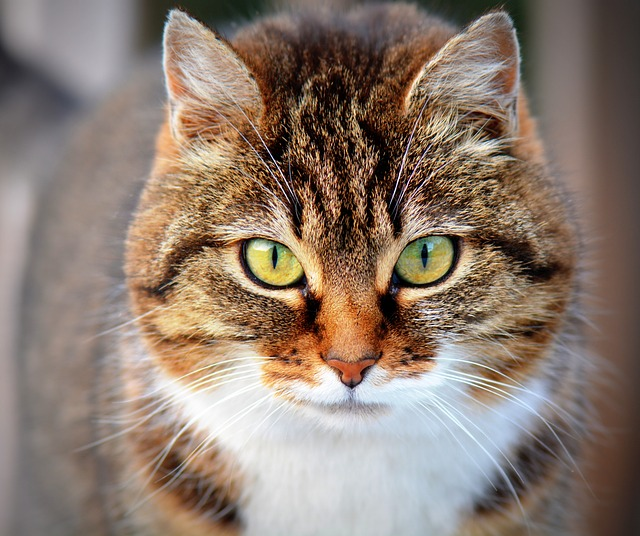
//> input picture Img/cat.jpg, 640 x 536 px
$ ./Main   (built with g++ and OpenCV 4)
//> lines starting //> are read from the running program, lines starting //| are printed output that depends on the picture; after the words box and inside, x2 and y2 are one past the last pixel; in counts of white or black regions, pixels touching at a corner belong together
//> further down, img is the input picture: 536 rows x 640 cols, CV_8UC3; mean B, G, R 111.5, 123.5, 140.5
### LineExtraction.h
#ifndef LINE_EXTRACTION
#define LINE_EXTRACTION

#include <iostream>
#include <fstream>
#include <vector>
#include <string>
#include <cmath>
#include <opencv2\opencv.hpp>

using namespace std;
using namespace cv;

void showMinMaxVal(Mat m, string s=""){
	double vmin, vmax;
	Point pmin, pmax;
	minMaxLoc(m, &vmin, &vmax, &pmin, &pmax);
	cout << s << vmin << "\t" << vmax << endl;
}

namespace npr{

	struct param{
		int ksize;
		double sigma_m;
		double sigma_c;
		double sigma_s;
		double lo;
		double tau;
		double phi;

		explicit param(int ks = 5, double sm = 3.0, double sc = 1.0, double ss = 1.6, double l = 0.99, double t = 0.85, double p = 10.0){
			ksize = ks;
			sigma_m = sm;
			sigma_c = sc;
			sigma_s = ss;
			lo = l;
			tau = t;
			phi = p;
		};
	};

	cv::Mat FGaussian(cv::Mat src, cv::Mat t, const int ksize, const double sigma_s, const double sigma_t);
	cv::Mat FDoG(cv::Mat src, cv::Mat t, param p);
	cv::Mat FDoG_myVer(cv::Mat src, cv::Mat t, param p);
	cv::Mat FDoG(cv::Mat src, cv::Mat t, param p, int iterations);

	///Implementation
	Mat FGaussian(cv::Mat src, cv::Mat t, const int ksize, const double sigma_s, const double sigma_t){
		const int rows = src.rows;
		const int cols = src.cols;
		const int L = 1.5*ksize;

		const double sigma_s2 = sigma_s*sigma_s;
		const double sigma_t2 = sigma_t*sigma_t;
		Mat out(rows, cols, CV_32F, Scalar(0));

		//Gaussian perpendicular to tangent
		Mat tmp = out.clone();
		for (int r = 0; r < rows; r++){
			for (int c = 0; c < cols; c++){
				Vec2f gi = t.at<Vec2f>(r, c);
				gi = Vec2f(gi[1], -gi[0]);
				double weight = 0;
				//move along gi
				for (int t = -ksize; t <= ksize; t++){
					int x = static_cast<int>(c + gi[0] * t);
					int y = static_cast<int>(r + gi[1] * t);
					if (x < 0 || x >= cols || y < 0 || y >= rows)
						continue;
					double w = exp(-t*t / sigma_t2);
					weight += w;
					tmp.at<float>(r, c) += static_cast<float>(w*src.at<float>(y, x));
				}
				tmp.at<float>(r, c) /= weight;
			}
		}

		//Gaussian along tangent
		for (int r = 0; r < rows; r++){
			for (int c = 0; c < cols; c++){
				double weight = 0;
				//two direction
				for (int d = -1; d <= 1; d += 2){
					int l = 0;
					Vec2f ti = d * t.at<Vec2f>(r, c);
					Point cpt(c, r);
					while (++l < L){
						int px = static_cast<int>(round(cpt.x));
						int py = static_cast<int>(round(cpt.y));
						if (px < 0 || px >= cols || py<0 || py>=rows)
							break;

						double w = exp(-l*l / sigma_s2);
						weight += w;
						out.at<float>(r, c) += static_cast<double>(w*tmp.at<float>(py, px));

						//move to next point
						Vec2f v = d * t.at<Vec2f>(py, px);
						if (v == Vec2f(0, 0))
							break;

						//Check the direction by dot product, not sure if necessary
						//cpt += v.dot(ti) > 0 ? Point2d(v[0], v[1]) : -Point2d(v[0], v[1]);
						cpt = Point(round(px + v[0]), round(py + v[1]));
					}
				}
				//if (weight != 0)
					out.at<float>(r, c) /= weight;
				//else
				//	out.at<float>(r, c) = tmp.at<float>(r, c);
			}
		}

		return out;
	}

	cv::Mat FDoG(cv::Mat src, cv::Mat t, param p){
		const int rows = src.rows;
		const int cols = src.cols;
		Mat out(rows, cols, CV_32F, Scalar(1.0));

		cout << p.sigma_c << "\t" << p.sigma_s << endl;
		Mat g1 = npr::FGaussian(src, t, p.ksize, p.sigma_m, p.sigma_c);
		Mat g2 = npr::FGaussian(src, t, p.ksize, p.sigma_m, p.sigma_s);

		Mat d = g1 - p.lo*g2;
		cout << d.depth() << endl;
		showMinMaxVal(d, "npr::seperateVer: ");
		//Mat tmp_h;
		//normalize(d, tmp_h, 0.0, 1.0, CV_MINMAX);
		//imshow("seperate", tmp_h);

		threshold(d, d, 0, 0, THRESH_TRUNC);
		normalize(d, d, -CV_PI, 0.0, CV_MINMAX);

		for (int r = 0; r < rows; r++){
			float* p1 = g1.ptr<float>(r);
			float* p2 = g2.ptr<float>(r);
			for (int c = 0; c < cols; c++){
				double diff = p1[c] - p.lo*p2[c];
				if (diff < 0 && (1 + tanh(d.at<float>(r,c))) < 0.7)
					out.at<float>(r, c) = 0;
			}
		}

		return out;
	}

	cv::Mat FDoG_myVer(cv::Mat src, cv::Mat t, param p){
		const int rows = src.rows;
		const int cols = src.cols;

		//const double alpha = p.sigma_m * 3.0;
		//const double beta = p.sigma_s * 3.0;
		const double alpha = 5*1.5;
		const double beta = 5;

		const double sigma_m2 = 2 * p.sigma_m*p.sigma_m;
		const double sigma_c2 = 2 * p.sigma_c*p.sigma_c;
		const double sigma_s2 = 2 * p.sigma_s*p.sigma_s;
		const double g_sigma_m = 1.0 / (sqrt(2.0*CV_PI)*p.sigma_m);
		const double g_sigma_c = 1.0 / (sqrt(2.0*CV_PI)*p.sigma_c);
		const double g_sigma_s = 1.0 / (sqrt(2.0*CV_PI)*p.sigma_s);

		//Gaussian along gradient
		Mat tmp(rows, cols, CV_32F, Scalar(0));
		for (int r = 0; r < rows; r++){
			for (int c = 0; c < cols; c++){
				Vec2f ti = t.at<Vec2f>(r, c);
				Vec2f gi(ti[1], -ti[0]);
				double g1 = 0, g2 = 0;
				double weight1 = 0, weight2 = 0;
				//d for direction
				for (int d = -1; d <= 1; d += 2){
					Point2d cpt(c, r);
					for (int i = 0; i < beta; i++){
						int px = round(cpt.x);
						int py = round(cpt.y);
						if (px < 0 || py < 0 || px >= cols || py >= rows)
							break;

						double w = g_sigma_c*exp(-(i*i) / sigma_c2);
						double w2 = g_sigma_s*exp(-(i*i) / sigma_s2);
						//w = w - p.lo*w2;
						if (d == 1 && px == c && py == r);
						else{
							//tmp.at<float>(r, c) += src.at<float>(py, px) * w;
							g1 += src.at<float>(py, px) * w;
							g2 += src.at<float>(py, px) * w2;
							weight1 += w;
							weight2 += w2;
						}
						if (gi == Vec2f(0, 0))
							break;

						Point2d npt = cpt + d*Point2d(gi[0], gi[1]);
						// [7 lines of commented-out code are left out]

						cpt = npt;
					}
				}
				tmp.at<float>(r, c) = g1 / weight1 - p.lo*g2 / weight2;
			}
		}

		//Gaussian along tangent
		Mat h(rows, cols, CV_32F, Scalar(0));
		for (int r = 0; r < rows; r++){
			for (int c = 0; c < cols; c++){
				double weight = 0;
				for (int d = -1; d <= 1; d += 2){
					Point2d cpt(c, r);
					for (int i = 0; i < alpha; i++){
						int px = round(cpt.x);
						int py = round(cpt.y);
						if (px < 0 || py < 0 || px >= cols || py >= rows)
							break;

						//if (d != 1 || cpt == Point2d(c, r)){
							double w = g_sigma_m * exp(-i*i / sigma_m2);
							if (d == 1 && px == c && py == r);
							else{
								h.at<float>(r, c) += tmp.at<float>(py, px) * w;
								weight += w;
							}
						//}

						Vec2f ti = t.at<Vec2f>(py, px);
						if (ti == Vec2f(0, 0))
							break;

						Point2d npt = cpt + d*Point2d(ti[0], ti[1]);
						// [7 lines of commented-out code are left out]

						cpt = npt;
					}
				}
				h.at<float>(r, c) /= weight;
			}
		}

		// [5 lines of commented-out code are left out]
		threshold(h, h, 0, 0, THRESH_TRUNC);
		normalize(h, h, -CV_PI, 0.0, CV_MINMAX);

		Mat edge(rows, cols, CV_32F, Scalar(1.0));
		for (int r = 0; r < rows; r++){
			float* ph = h.ptr<float>(r);
			for (int c = 0; c < cols; c++){
				if (ph[c] < 0 && (1 + tanh(ph[c])) < p.tau)
					edge.at<float>(r, c) = 0;
			}
		}
		return edge;
	}

	cv::Mat FDoG(cv::Mat src, cv::Mat t, param p, int iterations){
		const int rows = src.rows;
		const int cols = src.cols;

		npr::param mp;
		Mat tmp = src.clone();
		Mat edge;
		while (iterations--){
			edge = npr::FDoG_myVer(tmp, t, p);
			//edge = npr::FDoG(tmp, t, p);
			for (int r = 0; r < rows; r++){
				for (int c = 0; c < cols; c++){
					if (edge.at<float>(r, c) == 0)
						tmp.at<float>(r, c) = 0;
				}
			}
			imshow("iterations", edge);
			waitKey();
		}

		return edge;
	}
}

#endif

### Main.cpp
#include <iostream>
#include <fstream>
#include <vector>
#include <string>
#include <opencv2\opencv.hpp>

#include "LIC.h"
#include "LineExtraction.h"

using namespace std;
using namespace cv;

//#define DBG

//Tools
// [23 lines left out: function LICImage, not called in this run]

//Edge tangent filter
//Input a gray image (L channel of Lab Image)
//ETF for t times
Mat ETF(Mat& src, int t){
//> called with t = 3
	//Initialize
	Mat g0x, g0y;
	vector<vector<float>> g0m(src.rows, vector<float>(src.cols));
	Sobel(src, g0x, CV_32F, 1, 0, 3, 1, 0, BORDER_DEFAULT);
	Sobel(src, g0y, CV_32F, 0, 1, 3, 1, 0, BORDER_DEFAULT);

#ifdef DBG
	Mat g0x_abs, g0y_abs;
	convertScaleAbs(g0x, g0x_abs);
	convertScaleAbs(g0y, g0y_abs);
	imshow("g0x", g0x_abs);
	imshow("g0y", g0y_abs);
	waitKey();
	destroyWindow("g0x");
	destroyWindow("g0y");
#endif

	vector<vector<Vec2d>> t0(src.rows, vector<Vec2d>(src.cols));
	Mat g0mImg(src.size(), CV_32F);
	for (int r = 0; r < src.rows; r++){
		float* pgx = g0x.ptr<float>(r);
		float* pgy = g0y.ptr<float>(r);
		float* pgm = g0mImg.ptr<float>(r);
		for (int c = 0; c < src.cols; c++){
			Vec2d g(pgx[c], pgy[c]);
			float gm = norm(g);
			g0m[r][c] = gm;
			pgm[c] = g0m[r][c];
			if (gm > 0)
				g /= gm;
			//rotate gradient vector 90 degree
			t0[r][c][0] = -g[1];
			t0[r][c][1] = g[0];
		}
	}
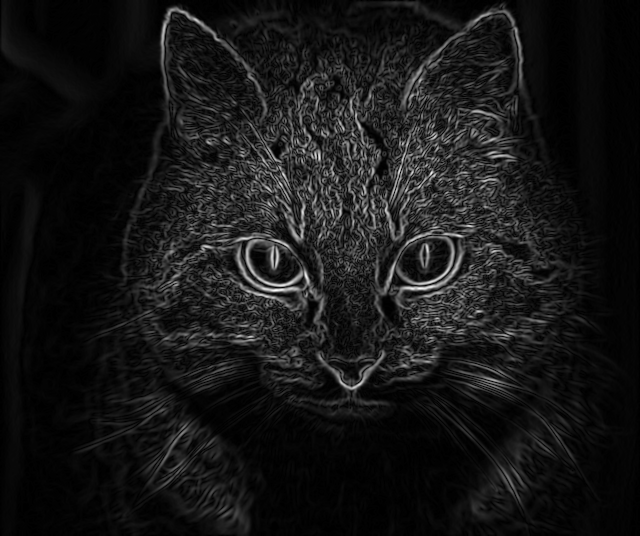
//> g0mImg: 536 rows x 640 cols, CV_32FC1; min 0, max 505.6, mean 45.3; drawn with min black and max white
	normalize(g0mImg, g0mImg, 0.0, 1.0, NORM_MINMAX);
	for (int r = 0; r < src.rows; r++){
		float* p = g0mImg.ptr<float>(r);
		for (int c = 0; c < src.cols; c++)
			g0m[r][c] = p[c];
	}

#ifdef DBG
	imshow("g0m", g0mImg);
	waitKey();
	destroyWindow("g0m");
	//LICImage(t0, src.cols, src.rows, g0m);
#endif

	//Filter for t times
	//windows size
	const int ws = 2;
	vector<vector<Vec2d>> t1(src.rows, vector<Vec2d>(src.cols));
	for (int i = 0; i < t; i++){
		for (int r = 0; r < src.rows; r++){
			for (int c = 0; c < src.cols; c++){
				int r0 = max(0, r - ws);
				int r1 = min(src.rows - 1, r + ws);
				int c0 = max(0, c - ws);
				int c1 = min(src.cols - 1, c + ws);
				Vec2f tnew(0, 0);
				int count = 0;
				for (int rw = r0; rw <= r1; rw++){
					for (int cw = c0; cw <= c1; cw++){
						if (norm(Vec2f(r, c) - Vec2f(rw, cw)) <= ws){
							float wm = (g0m[rw][cw] - g0m[r][c] + 1) / 2.0;
							float wd = t0[r][c].dot(t0[rw][cw]);
							float fi = wd > 0 ? 1 : -1;
							wd = abs(wd);
							tnew += wm*wd*fi*t0[rw][cw];
							count++;
						}
					}
				}
				//t1[r][c] = tnew/(float)count;
				t1[r][c] = normalize(tnew);
			}
		}
		t0 = t1;

#ifdef DBG
		cout << i << endl;
 		LICImage(t0, src.cols, src.rows, g0m);
#endif
	}

	int count_zero = 0;
	Mat t_final(src.size(), CV_32FC2);
	for (int r = 0; r < src.rows; r++){
		Vec2f* p = t_final.ptr<Vec2f>(r);
		for (int c = 0; c < src.cols; c++){
			p[c] = t0[r][c];
			if (p[c] == Vec2f(0, 0))
				count_zero++;
		}
	}
	cout << "zero count: " << count_zero << endl;
//| zero count: 4755

	return t_final;
}

//Flow based DoG filter
//input L image and its edge tangent field
Mat FDoG(Mat src, Mat t){
	const double sigma_m = 3.0;
	const double sigma_c = 1.0;
	const double sigma_s = 1.6 * sigma_c;
	const double lo = 0.99;

	//for compute
	//const int alpha = 3 * sigma_m;
	//const int beta = 3 * sigma_s;
	const int alpha = 5*1.5;
	const int beta = 5;
	const double g_sigma_m = 1.0 / (sqrt(2.0*CV_PI)*sigma_m);
	const double g_sigma_c = 1.0 / (sqrt(2.0*CV_PI)*sigma_c);
	const double g_sigma_s = 1.0 / (sqrt(2.0*CV_PI)*sigma_s);

	//precompute
	vector<float> gs(2 * alpha + 1);
	for (int i = 0; i <= 2 * alpha; i++){
		float s = i <= alpha ? i: alpha - i;
		gs[i] = g_sigma_m*exp(-(s*s) / (2.0 * sigma_m*sigma_m));
#ifdef DBG
		cout << "s: " << s << "\tgs: " << gs[i] << endl;
#endif
	}
	vector<float> ft(2 * beta + 1);
	for (int i = 0; i <= 2 * beta; i++){
		float t = i <= beta ? i : beta - i;
		ft[i] = g_sigma_c*exp(-(t*t) / (2.0 * sigma_c*sigma_c)) - lo*g_sigma_s*exp(-(t*t) / (2.0 * sigma_s*sigma_s));
#ifdef DBG
		cout << "t: " << t << "\tft: " << ft[i] << endl;
#endif
	}

#ifdef DBG
	cout << "gs_sum: " << sum(gs) << "\nft_sum: " << sum(ft) << endl;
#endif

	Mat h(src.size(), CV_32F);
	for (int r = 0; r < t.rows; r++){
		for (int c = 0; c < t.cols; c++){
			Vec2f t0 = t.at<Vec2f>(r, c);
			//If tangent = (0, 0)
			if (t0 == Vec2f(0, 0)){
				h.at<float>(r, c) = src.at<float>(r, c)*(g_sigma_c - lo*g_sigma_s)*g_sigma_m;
			}
			else{
				vector<vector<float>> curve(2*alpha+1, vector<float>(2*beta+1));
				Point cur(c, r);
				float he = 0;
				//i, travel through the curve center at (c, r)
				for (int i = 0; i <= 2 * alpha; i++){
					//check if current postion out of image
					if (cur.x < 0 || cur.x >= src.cols || cur.y < 0 || cur.y >= src.rows){
						//if in positive step, transfer to negative step
						if (i <= alpha){
							i = alpha;
							Vec2f ti = t.at<Vec2f>(Point(c, r));
							cur = Point(round(c - ti[0]), round(r - ti[1]));
							continue;
						}
						//if in negative step, end of the travel
						else
							break;
					}
					float hg = 0;
					Vec2f ti = t.at<Vec2f>(cur);
					Vec2f gi(ti[1], -ti[0]);
					if (ti == Vec2f(0, 0))
						break;
					Point tmp = cur;
					//travel through the perpendicular line
					for (int j = 0; j <= 2 * beta; j++){
						//check if current point out of image
						if (tmp.x < 0 || tmp.x >= src.cols || tmp.y < 0 || tmp.y >= src.rows){
							if (j <= beta){
								j = beta;
								tmp = Point(round(cur.x - gi[0]), round(cur.y - gi[1]));
								continue;
							}
							else
								break;
						}
						curve[i][j] = src.at<float>(tmp) * ft[j];
						hg += curve[i][j];
						if (j < beta)
							tmp = Point(round(tmp.x + gi[0]), round(tmp.y + gi[1]));
						else{
							if (j == beta)
								tmp = cur;
							tmp = Point(round(tmp.x - gi[0]), round(tmp.y - gi[1]));
						}
					}
					he += hg * gs[i];
					if (i < alpha)
						cur = Point(round(cur.x + ti[0]), round(cur.y + ti[1]));
					else{
						if (i == alpha){
							cur = Point(c, r);
							ti = t.at<Vec2f>(cur);
						}
						cur = Point(round(cur.x - ti[0]), round(cur.y - ti[1]));
					}
				}
				h.at<float>(r, c) = he;
			}
		}
	}
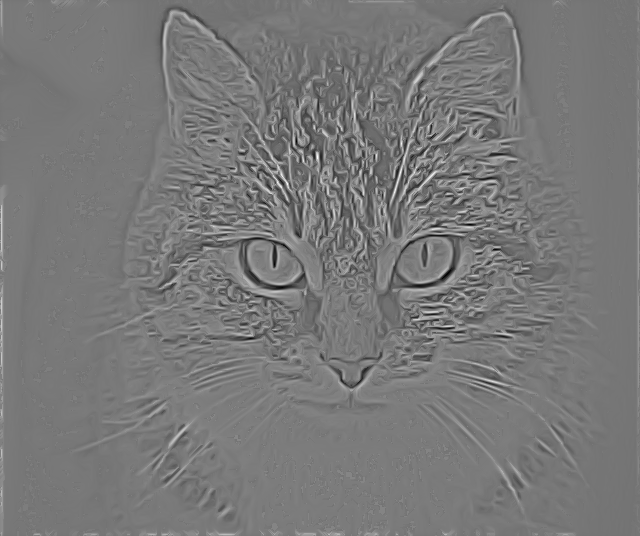
//> h: 536 rows x 640 cols, CV_32FC1; min -0.106, max 0.13, mean 0.00586; drawn with min black and max white

	showMinMaxVal(h, "originalVer: ");
//> in showMinMaxVal, `minMaxLoc(m, &vmin, &vmax, &pmin, &pmax);`: vmin = -0.106; vmax = 0.13; pmin = Point(296, 141); pmax = Point(317, 156)
//| originalVer: -0.10601	0.12981
	//Mat tmp_h;
	//normalize(h, tmp_h, 0.0, 1.0, CV_MINMAX);
	//imshow("orig", tmp_h);

	const double tau = 0.85;
	Mat h_tiled(src.size(), CV_32F);

	Mat h_tau(src.size(), CV_32F);
	Mat h_th1(src.size(), CV_32F);
	Mat h_th2(src.size(), CV_32F);
	//NOT SURE...
	//Different with paper
	//only h<0, 1 threshold, due to the scale of h are very small-->1+tanh very large
	//Normalize h values
	threshold(h, h, 0, 0, THRESH_TRUNC);
	normalize(h, h, -CV_PI, 0.0, CV_MINMAX);
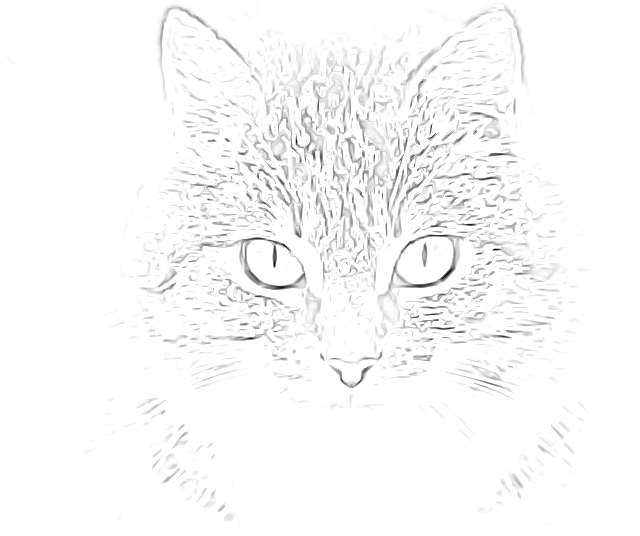
//> h: 536 rows x 640 cols, CV_32FC1; min -3.14, max 0, mean -0.0687; drawn with min black and max white
	//
	for (int r = 0; r < src.rows; r++){
		float* p = h.ptr<float>(r);
		float* pt = h_tiled.ptr<float>(r);
		for (int c = 0; c < src.cols; c++){
			if (p[c] < 0 && (1 + tanh(p[c])) < tau)
			//if (p[c] < 0)
				pt[c] = 0;
			else
				pt[c] = 1;

			h_th1.at<float>(r, c) = p[c] < 0 ? 0 : 1;
			h_tau.at<float>(r, c) = 1 + tanh(p[c]);
			h_th2.at<float>(r, c) = h_tau.at<float>(r, c) < tau ? 0 : 1;
		}
	}
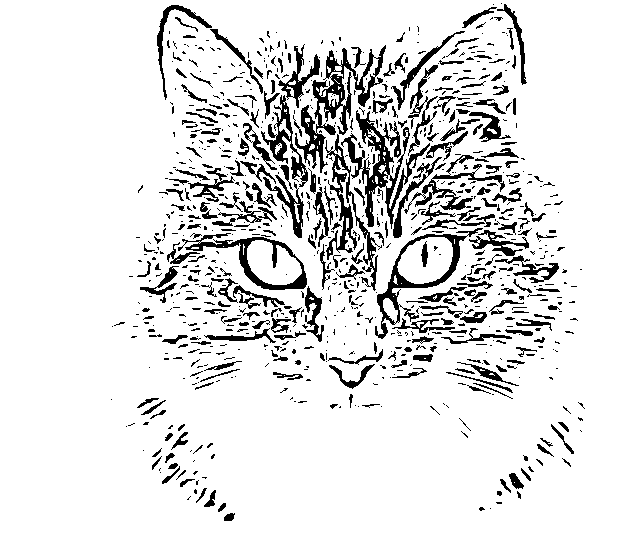
//> h_tiled: 536 rows x 640 cols, CV_32FC1; values 0 (black) and 1 (white), 88.6% white; 854 black regions (576 under 20 px), largest, box (x1, y1, x2, y2) and area: (295, 45, 386, 173) 2787, (341, 110, 430, 229) 2571, (325, 134, 382, 291) 1647
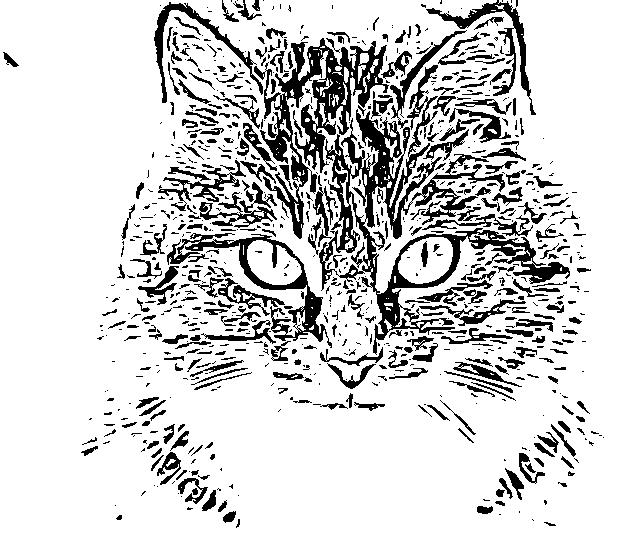
//> h_th1: 536 rows x 640 cols, CV_32FC1; values 0 (black) and 1 (white), 83.2% white; 857 black regions (523 under 20 px), largest, box (x1, y1, x2, y2) and area: (319, 65, 570, 355) 12416, (254, 38, 389, 239) 7263, (167, 233, 332, 348) 3137
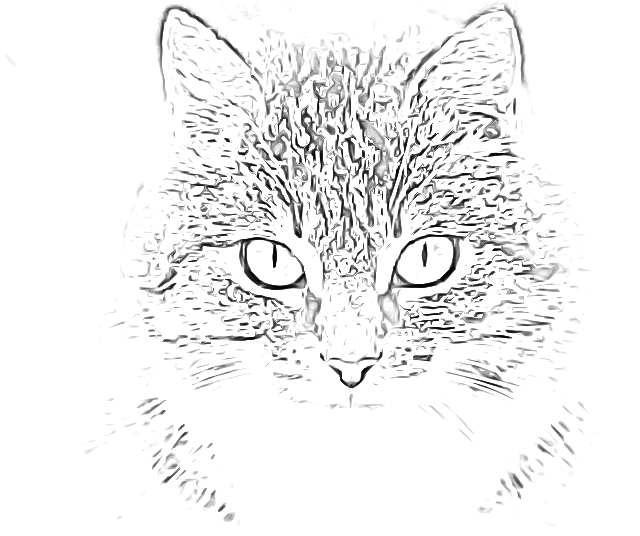
//> h_tau: 536 rows x 640 cols, CV_32FC1; min 0.00373, max 1, mean 0.944

#ifdef DBG
	double vmax, vmin;
	Point pmax, pmin;
	minMaxLoc(h, &vmin, &vmax, &pmin, &pmax);
	cout << "h: " << vmin << "\t" << vmax << endl;

	minMaxLoc(h_tau, &vmin, &vmax, &pmin, &pmax);
	cout << "1+tanh: " << vmin << "\t" << vmax << endl;
	imshow("h_th1", h_th1);
	imshow("h_th2", h_th2);
	imshow("h_tiled", h_tiled);
	waitKey();
	destroyAllWindows();
#endif

	return h_tiled;
}

//Flow based Bilateral Filter
Mat FBL(Mat src, Mat t, int iterations){
//> called with iterations = 3
	const double sigma_e = 1.0;
	const double re = 10 / 255.0;
	const double sigma_g = 0.5;
	const double rg = 10 / 255.0;

	//for compute
	const int alpha = 3 * sigma_e;
	const int beta = alpha;
	const double g_sigma_e = 1.0 / (sqrt(2.0*CV_PI)*sigma_e);
	const double g_re = 1.0 / (sqrt(2.0*CV_PI)*re);
	const double g_sigma_g = 1.0 / (sqrt(2.0*CV_PI)*sigma_g);
	const double g_rg = 1.0 / (sqrt(2.0*CV_PI)*rg);

	//precompute
	vector<float> gs(alpha * 2 + 1);
	vector<float> gt(alpha * 2 + 1);
	for (int i = 0; i < alpha * 2 + 1; i++){
		float s = i <= alpha ? i : alpha - i;
		gs[i] = g_sigma_e*exp(-(s*s) / (2.0 * sigma_e*sigma_e));
		gt[i] = g_sigma_g*exp(-(s*s) / (2.0 * sigma_g*sigma_g));
	}

	Mat h(src.size(), CV_32F);
	for (int it = 0; it < iterations; it++){
		for (int r = 0; r < t.rows; r++){
			for (int c = 0; c < t.cols; c++){
				Vec2f t0 = t.at<Vec2f>(r, c);
				//If tangent = (0, 0)
				if (t0 == Vec2f(0, 0)){
					//h.at<float>(r, c) = src.at<float>(r, c)*(g_sigma_c - lo*g_sigma_s)*g_sigma_m;
					h.at<float>(r, c) = src.at<float>(r, c);
				}
				else{
					vector<vector<float>> curve(2 * alpha + 1, vector<float>(2 * beta + 1));
					vector<float> cg_arr(2 * alpha + 1);
					Point cur(c, r);
					float ve = 0;
					float ce = 0;
					//i, travel through the curve center at (c, r)
					for (int i = 0; i <= 2 * alpha; i++){
						//check if current postion out of image
						if (cur.x < 0 || cur.x >= src.cols || cur.y < 0 || cur.y >= src.rows){
							//if in positive step, transfer to negative step
							if (i <= alpha){
								i = alpha;
								Vec2f ti = t.at<Vec2f>(Point(c, r));
								cur = Point(round(c - ti[0]), round(r - ti[1]));
								continue;
							}
							//if in negative step, end of the travel
							else
								break;
						}
						float vg = 0;
						float cg = 0;
						Vec2f ti = t.at<Vec2f>(cur);
						Vec2f gi(ti[1], -ti[0]);
						Point tmp = cur;
						//travel through the perpendicular line
						for (int j = 0; j <= 2 * beta; j++){
							//check if current point out of image
							if (tmp.x < 0 || tmp.x >= src.cols || tmp.y < 0 || tmp.y >= src.rows){
								if (j <= beta){
									j = beta;
									tmp = Point(round(cur.x - gi[0]), round(cur.y - gi[1]));
									continue;
								}
								else
									break;
							}
							curve[i][j] = gt[j] * (g_rg*exp(-(abs(src.at<float>(tmp)-src.at<float>(cur)) / 2 * rg*rg)));
							vg += curve[i][j];
							cg += src.at<float>(tmp) * curve[i][j];
							if (j < beta)
								tmp = Point(round(tmp.x + gi[0]), round(tmp.y + gi[1]));
							else{
								if (j == beta)
									tmp = cur;
								tmp = Point(round(tmp.x - gi[0]), round(tmp.y - gi[1]));
							}
						}

						cg_arr[i] = cg / vg;
						float tmp_ve = g_sigma_e * (g_re*exp(-(abs(cg_arr[i] - cg_arr[0]) / 2 * re*re)));
						ve += tmp_ve;
						ce += cg_arr[i] * tmp_ve;


						if (i < alpha)
							cur = Point(round(cur.x + ti[0]), round(cur.y + ti[1]));
						else{
							if (i == alpha){
								cur = Point(c, r);
								ti = t.at<Vec2f>(cur);
							}
							cur = Point(round(cur.x - ti[0]), round(cur.y - ti[1]));
						}
					}
					h.at<float>(r, c) = ce / ve;
				}
			}
		}
		src = h.clone();
	}
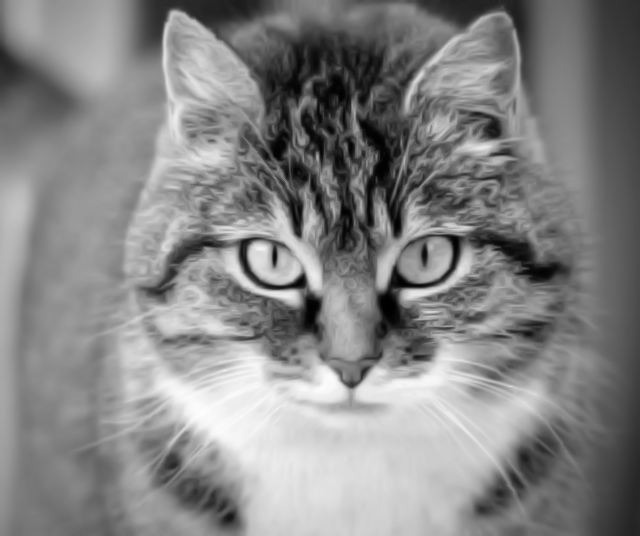
//> h: 536 rows x 640 cols, CV_32FC1; min 0, max 0.996, mean 0.525

#ifdef DBG
	imshow("src", src);
	imshow("filtered result", h);
	waitKey();
	destroyAllWindows();
#endif

	return h;
}

Mat color_quantization(Mat src, int k){
//> called with k = 6
	float step = 1.0 / k;
	vector<float> values(k);
	for (int i = 0; i < k; i++){
		values[i] = step*(i + 0.5);
	}
//> (the rest of the program and of its run is left out)
